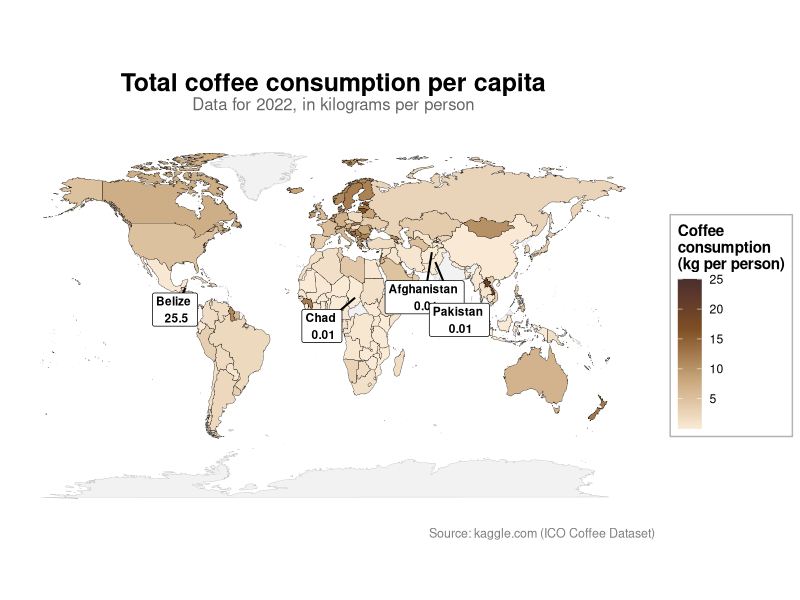

Write the R code that produced this figure.
library(ggplot2)
library(dplyr)
library(maps)

coffee <- read.csv('coffee-consumption-by-country-2022.csv', sep=";")
world <- map_data("world")

coffee <- coffee %>%
  mutate(country = recode(country,
                          "United States" = "USA",
                          "United Kingdom" = "UK",
                          "Lao PDR" = "Laos",
                          "Viet Nam" = "Vietnam",
                          "Korea" = "South Korea",
                          "Russian Federation" = "Russia",
                          "Czechia" = "Czech Republic",
                          "Syrian Arab Republic" = "Syria",
                          "Republic of the Congo" = "Republic of Congo",
                          "DR Congo" = "Democratic Republic of the Congo",
                          "Burma" = "Myanmar",
                          "United Republic of Tanzania" = "Tanzania",
                          "Côte d'Ivoire" = "Ivory Coast")) %>%
  filter(!country %in% c("Macau", "Hong Kong", "Trinidad and Tobago",
                         "Antigua and Barbuda", "Saint Vincent and the Grenadines",
                         "Tuvalu", "Total", "Eswatini"))

coffee_map <- world %>%
  left_join(coffee, by = c("region" = "country"))

max_countries <- coffee %>% filter(CoffeeConsumptionRateCountries_2022 == max(CoffeeConsumptionRateCountries_2022, na.rm = TRUE)) %>% pull(country)
min_countries <- coffee %>% filter(CoffeeConsumptionRateCountries_2022 == min(CoffeeConsumptionRateCountries_2022, na.rm = TRUE)) %>% pull(country)

centroids <- coffee_map %>%
  group_by(region) %>%
  summarize(long = mean(long), lat = mean(lat), 
            CoffeeConsumptionRateCountries_2022 = mean(CoffeeConsumptionRateCountries_2022, na.rm = TRUE),
            .groups = "drop")

label_data <- centroids %>% 
  filter(region %in% c(max_countries, min_countries)) %>%
  rename(country = region) %>%
  mutate(
    xend_segment = long,
    yend_segment = lat,
    long = case_when(
      country == "Chad" ~ -2,         
      country == "Afghanistan" ~ 63,  
      country == "Pakistan" ~ 85,     
      country == "Belize" ~ -95,    
      TRUE ~ long 
    ),
    lat = case_when(
      country == "Chad" ~ -1,
      country == "Afghanistan" ~ 13,
      country == "Pakistan" ~ 2,
      country == "Belize" ~ 7,
      TRUE ~ lat
    )
  )
ggplot(coffee_map, aes(x = long, y = lat, group = group, fill = CoffeeConsumptionRateCountries_2022)) +
  geom_polygon(data = filter(coffee_map, is.na(CoffeeConsumptionRateCountries_2022)),
               fill = "gray95", color = "gray70", size = 0.1) +
  geom_polygon(data = filter(coffee_map, !is.na(CoffeeConsumptionRateCountries_2022)),
               color = "black", size = 0.1) +
  coord_fixed(1.3) +
  scale_fill_gradientn(
    colors = c("#FAEBD7", "#C8A67B", "#7F4F24", "#4B2E2E"),
    na.value = "gray95",
    name = "Coffee\nconsumption\n(kg per person)",
    limits = c(0, 25),
    breaks = c(5, 10, 15, 20, 25)
  ) +
  geom_segment(
    data = label_data,
    aes(x = long, y = lat, xend = xend_segment, yend = yend_segment),
    color = "black",
    linewidth = 0.7,
    inherit.aes = FALSE
  ) +
  geom_label(
    data = label_data,
    aes(x = long, y = lat, label = paste(country, "\n", round(CoffeeConsumptionRateCountries_2022, 3))),
    color = "black",
    size = 3,
    fontface = "bold",
    inherit.aes = FALSE
  ) +
  labs(
    title = "Total coffee consumption per capita",
    subtitle = "Data for 2022, in kilograms per person",
    caption = "Source: kaggle.com (ICO Coffee Dataset)"
  ) +
  theme_minimal() +
  theme(
    plot.title = element_text(face = "bold", size = 18, hjust = 0.5, margin = margin(t = 10)),
    plot.subtitle = element_text(size = 12, hjust = 0.5, color = "gray40", margin = margin(b = 15)),
    plot.caption = element_text(size = 9, color = "gray50", hjust = 1),
    axis.title = element_blank(),
    axis.text = element_blank(),
    axis.ticks = element_blank(),
    panel.grid = element_blank(),
    legend.position = "right",
    legend.title = element_text(face = "bold"),
    legend.key.height = unit(1.5, "lines"),
    legend.background = element_rect(fill = "white", color = "gray70", size = 0.5)

  )
